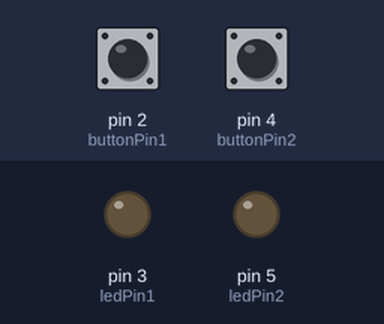
Simulated run of this sketch. Board: Arduino Uno, built with avr-gcc and run on an emulated ATmega328P. On the bench: output pins drawn as LEDs (lit = HIGH). Dashed ring = blinking. The test bench sets the inputs (shaded band); at power-on: pin 2 (buttonPin1) LOW, pin 4 (buttonPin2) LOW.

Above: at 1.2 s.
1.3 s: pin 2 (buttonPin1) pulled HIGH for 0.15 s
At 1.9 s:
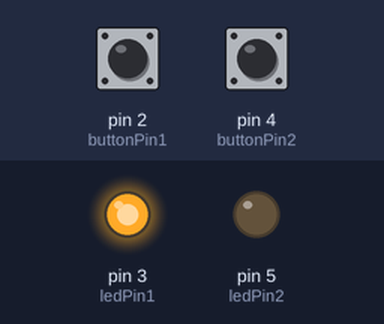
2.9 s: pin 4 (buttonPin2) pulled HIGH for 0.15 s
At 3.6 s:
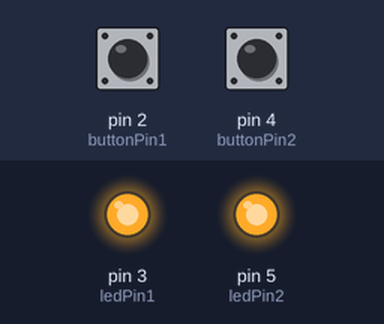
4.5 s: pin 4 (buttonPin2) pulled HIGH for 1 s
At 4.9 s:
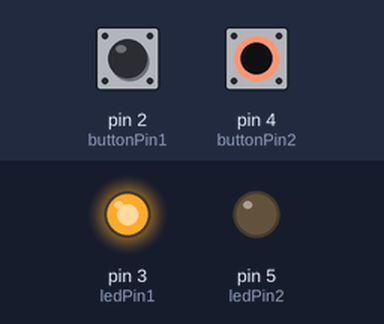
7.0 s: pin 4 (buttonPin2) pulled HIGH for 3.2 s
At 8.0 s:
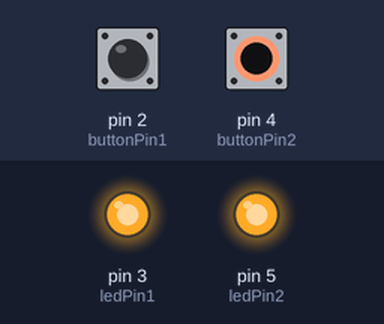
11.7 s: pin 2 (buttonPin1) pulsed HIGH 5 times (0.12 s each, 0.3 s apart)
At 12.27 s:
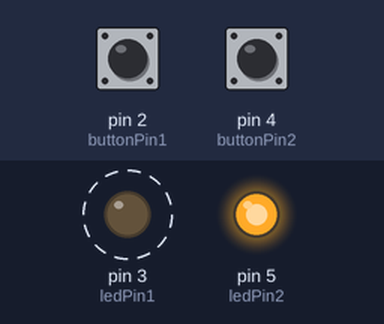
Timing chart, 0 to 14.7 s (numbered marks = the images above; inputs shaded):
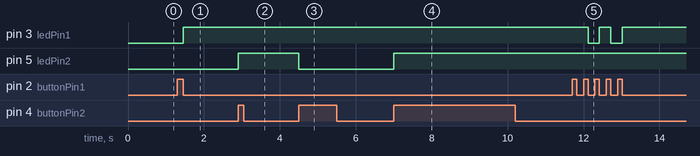

The sketch:

09_SW2_LED2_cntl_edge.ino
```cpp
/*
  하드웨어 설계
  - SW2(스위치2)는 Active LOW, SW4(스위치4)는 Active HIGH
  - LED3는 Active LOW, LED5는 Active HIGH
*/

const int ledPin1 = 3;
const int ledPin2 = 5;
const int buttonPin1 = 2;
const int buttonPin2 = 4;
int led_flag = 0; // 0 = LED off, 1 = LED on
int cur_btn_val1 = LOW, per_btn_val1 = HIGH;
int cur_btn_val2 = LOW, per_btn_val2 = HIGH;

void setup() {
  pinMode(ledPin1, OUTPUT);
  pinMode(ledPin2, OUTPUT);
  pinMode(buttonPin1, INPUT);
  pinMode(buttonPin2, INPUT);

  // LED를 끄고 시작
  digitalWrite(ledPin1 , HIGH);
  digitalWrite(ledPin2 , LOW);
}

void loop() {
  int cur_btn_val1 = digitalRead(buttonPin1); // 현재값 저장
  int cur_btn_val2 = digitalRead(buttonPin2);

  if (per_btn_val1 == HIGH && cur_btn_val1 == LOW) {
    if (led_flag == 0) {  // 꺼져 있으면 켜고
      digitalWrite(ledPin1, LOW);
      led_flag = 1;
    }
    else {  // 켜져 있으면 끄고
      digitalWrite(ledPin1, HIGH);
      led_flag = 0;
    }
  }

  if (cur_btn_val2 == HIGH && per_btn_val2 == LOW) {
    if (led_flag == 0) {  // 꺼져 있으면 켜고
      digitalWrite(ledPin2, HIGH);
      led_flag = 1;
    }
    else {  // 켜져 있으면 끄고
      digitalWrite(ledPin2, LOW);
      led_flag = 0;
    }
  }

  per_btn_val1 = cur_btn_val1;  // 이전값 갱신
  per_btn_val2 = cur_btn_val2;
}
```

Measured:
- after the input at 1.3 s, pin 3 (ledPin1): LOW → HIGH after 0.15 s
- after the input at 2.9 s, pin 5 (ledPin2): LOW → HIGH at once
- after the input at 4.5 s, pin 5 (ledPin2): HIGH → LOW at once
- after the input at 7.0 s, pin 5 (ledPin2): LOW → HIGH at once
- after the input at 11.7 s, pin 3 (ledPin1): alternates HIGH for 0.30 s and LOW for 0.30 s, 4 changes in all, then stays HIGH, starting after 0.42 s
